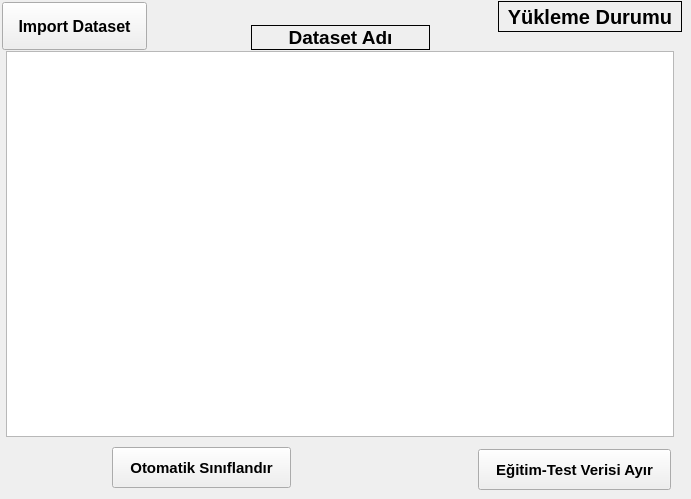
   <widget class="QWidget" name="Datasetimport">
    <attribute name="title">
     <string>Import Dataset</string>
    </attribute>
    <widget class="QLabel" name="Datasetadilabel">
     <property name="geometry">
      <rect>
       <x>251</x>
       <y>25</y>
       <width>179</width>
       <height>25</height>
      </rect>
     </property>
     <property name="font">
      <font>
       <pointsize>14</pointsize>
       <weight>75</weight>
       <bold>true</bold>
      </font>
     </property>
     <property name="contextMenuPolicy">
      <enum>Qt::NoContextMenu</enum>
     </property>
     <property name="autoFillBackground">
      <bool>true</bool>
     </property>
     <property name="frameShape">
      <enum>QFrame::Box</enum>
     </property>
     <property name="frameShadow">
      <enum>QFrame::Plain</enum>
     </property>
     <property name="text">
      <string>Dataset Adı</string>
     </property>
     <property name="scaledContents">
      <bool>true</bool>
     </property>
     <property name="alignment">
      <set>Qt::AlignCenter</set>
     </property>
     <property name="textInteractionFlags">
      <set>Qt::NoTextInteraction</set>
     </property>
    </widget>
    <widget class="QPushButton" name="pathyuklebuton">
     <property name="geometry">
      <rect>
       <x>2</x>
       <y>2</y>
       <width>145</width>
       <height>48</height>
      </rect>
     </property>
     <property name="font">
      <font>
       <pointsize>12</pointsize>
       <weight>75</weight>
       <bold>true</bold>
      </font>
     </property>
     <property name="text">
      <string>Import Dataset</string>
     </property>
    </widget>
    <widget class="QLabel" name="Datasetdurumlabel">
     <property name="geometry">
      <rect>
       <x>498</x>
       <y>1</y>
       <width>184</width>
       <height>31</height>
      </rect>
     </property>
     <property name="font">
      <font>
       <pointsize>15</pointsize>
       <weight>75</weight>
       <bold>true</bold>
       <strikeout>false</strikeout>
      </font>
     </property>
     <property name="contextMenuPolicy">
      <enum>Qt::NoContextMenu</enum>
     </property>
     <property name="autoFillBackground">
      <bool>true</bool>
     </property>
     <property name="frameShape">
      <enum>QFrame::Box</enum>
     </property>
     <property name="frameShadow">
      <enum>QFrame::Plain</enum>
     </property>
     <property name="text">
      <string>Yükleme Durumu</string>
     </property>
     <property name="scaledContents">
      <bool>true</bool>
     </property>
     <property name="alignment">
      <set>Qt::AlignCenter</set>
     </property>
     <property name="textInteractionFlags">
      <set>Qt::NoTextInteraction</set>
     </property>
    </widget>
    <widget class="QPushButton" name="siniflandirbuton">
     <property name="geometry">
      <rect>
       <x>112</x>
       <y>447</y>
       <width>179</width>
       <height>41</height>
      </rect>
     </property>
     <property name="font">
      <font>
       <pointsize>11</pointsize>
       <weight>75</weight>
       <bold>true</bold>
      </font>
     </property>
     <property name="text">
      <string>Otomatik Sınıflandır</string>
     </property>
    </widget>
    <widget class="QTableView" name="dfctablo">
     <property name="geometry">
      <rect>
       <x>6</x>
       <y>51</y>
       <width>668</width>
       <height>386</height>
      </rect>
     </property>
     <property name="midLineWidth">
      <number>-1</number>
     </property>
     <attribute name="horizontalHeaderShowSortIndicator" stdset="0">
      <bool>true</bool>
     </attribute>
     <attribute name="verticalHeaderShowSortIndicator" stdset="0">
      <bool>false</bool>
     </attribute>
    </widget>
    <widget class="QPushButton" name="Traintestgecbuton">
     <property name="geometry">
      <rect>
       <x>478</x>
       <y>449</y>
       <width>193</width>
       <height>41</height>
      </rect>
     </property>
     <property name="font">
      <font>
       <pointsize>11</pointsize>
       <weight>75</weight>
       <bold>true</bold>
      </font>
     </property>
     <property name="text">
      <string>Eğitim-Test Verisi Ayır</string>
     </property>
    </widget>
   </widget>
